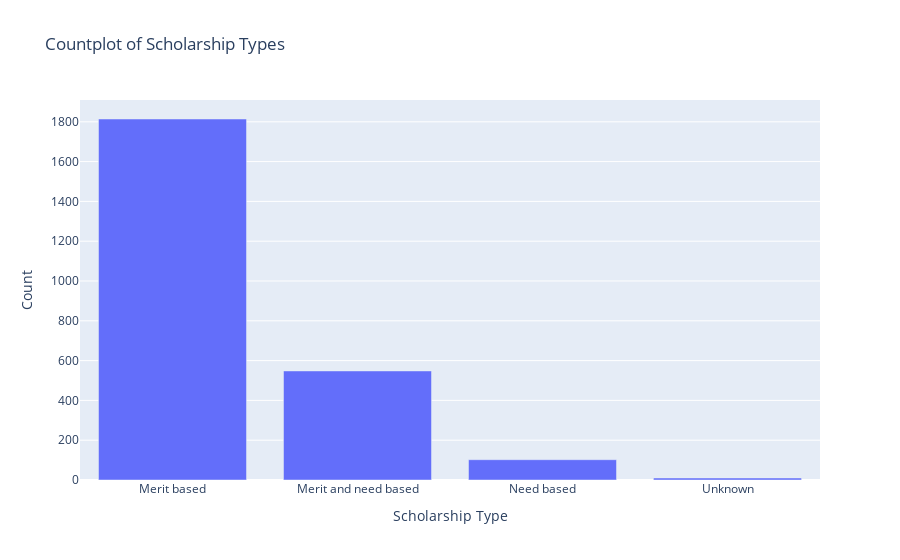

The notebook cell this image was saved under:
### Code cell
fig_scholarship_type.show()

### Figure 1 — Plotly figure (JSON) as saved in the notebook; plotly's stock layout.template omitted (floating-point values rounded to 4 significant figures)
{"data": [{"alignmentgroup": "True", "hovertemplate": "Scholarship Type=%{x}<br>Count=%{y}<extra></extra>", "legendgroup": "", "marker": {"color": "#636efa", "pattern": {"shape": ""}}, "name": "", "offsetgroup": "", "orientation": "v", "showlegend": false, "textposition": "auto", "type": "bar", "x": ["Merit based", "Merit and need based", "Need based", "Unknown"], "xaxis": "x", "y": [1814, 548, 102, 10], "yaxis": "y"}], "layout": {"barmode": "relative", "legend": {"tracegroupgap": 0}, "title": {"text": "Countplot of Scholarship Types"}, "xaxis": {"anchor": "y", "domain": [0, 1], "title": {"text": "Scholarship Type"}}, "yaxis": {"anchor": "x", "domain": [0, 1], "title": {"text": "Count"}}}}
